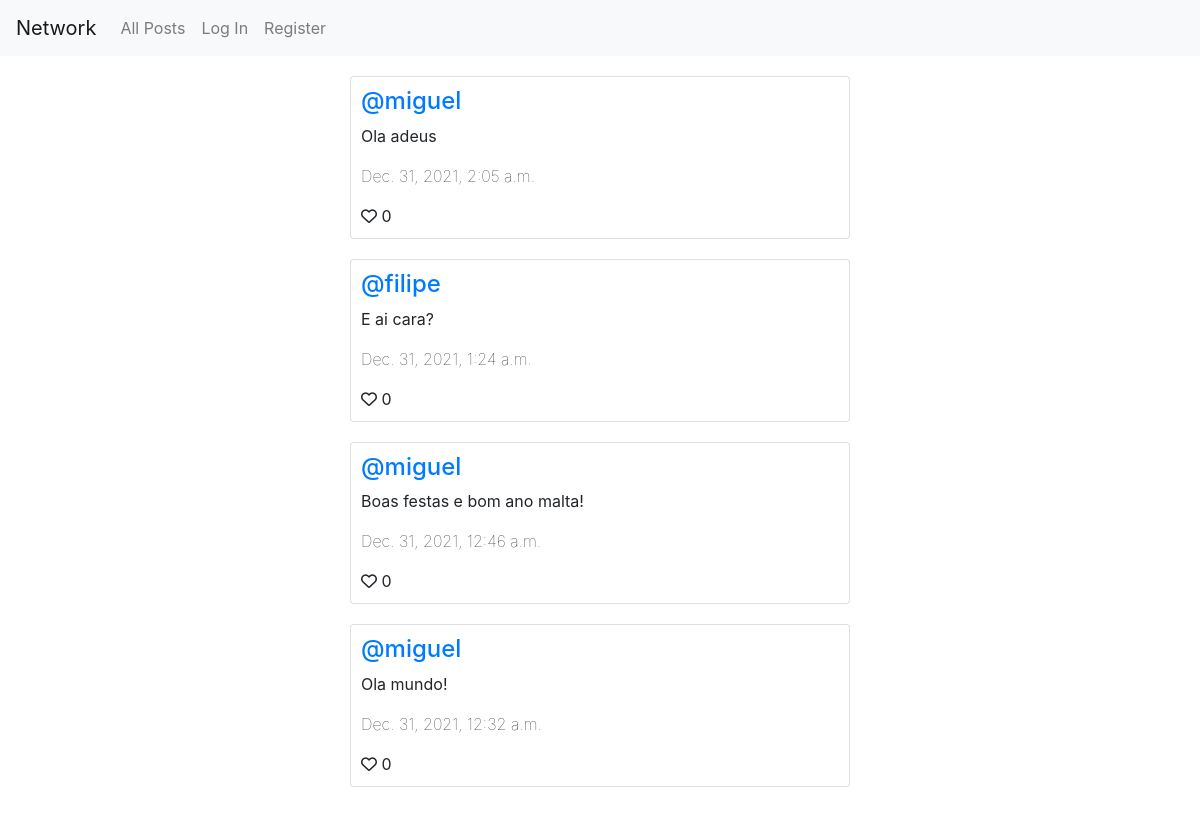
/1, run on an earlier commit of the app's database.
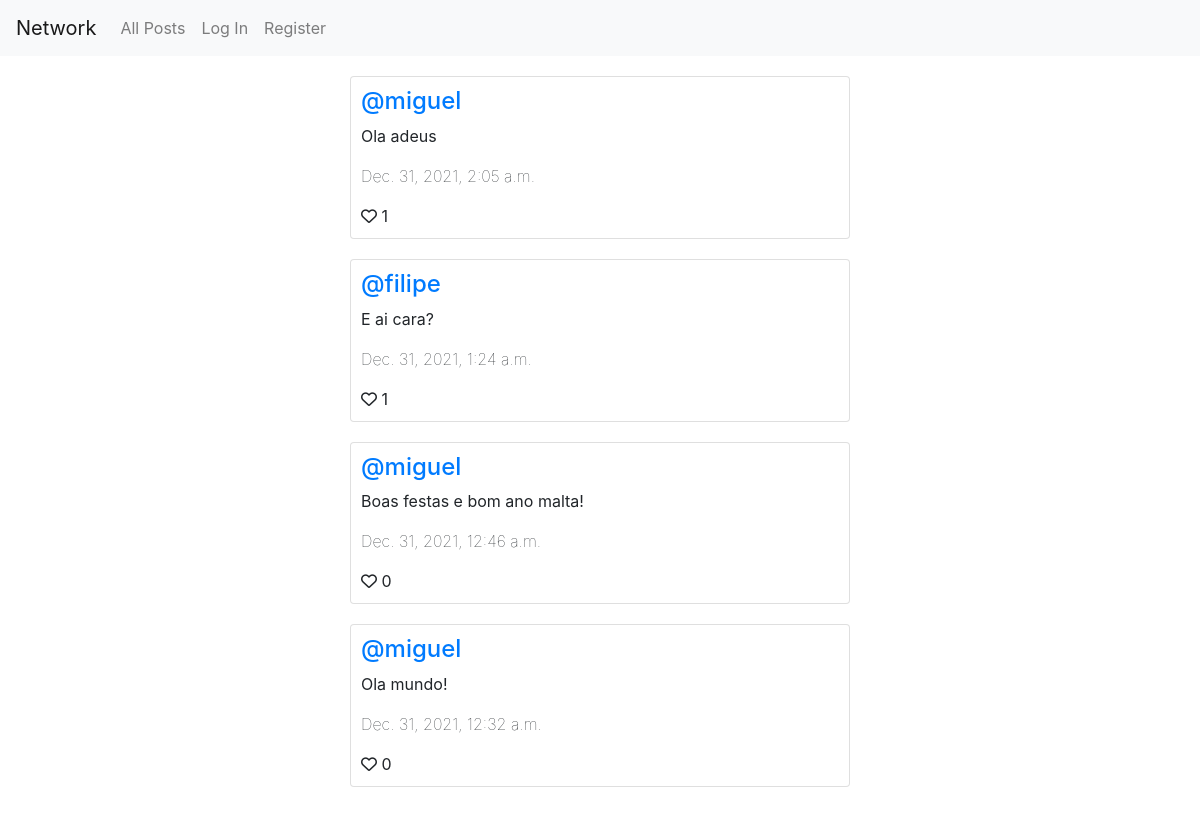
And on a later commit of the database.
### network/models.py (models this page shows)
class Post(models.Model):
    post = models.CharField(max_length=254)
    user = models.ForeignKey(User, on_delete=models.CASCADE)
    date = models.DateTimeField(auto_now_add=True, blank=True)
    likes = models.IntegerField(default=0)

class User(AbstractUser):
    pass

### network/views.py (the view, shortened to what this page needs)
# urls.py: path("", views.index, name="index"),
def index(request, page=0):
    if page == 0:
        return HttpResponseRedirect('/1')
    results = {}
    try:
        posts = Post.objects.filter().order_by('-date')
        p = Paginator(posts, 10)
        results["posts"] = p.page(page)
        results["posts_numpages"] = p.num_pages
        results["posts_currpage"] = page
    except:
        pass
    return render(request, "network/index.html", results)

### network/templates/network/index.html (shortened to what this page needs)
{% extends "network/layout.html" %}
{% block body %}
{% for item in posts %}
<div class="card" style="max-width: 500px; margin-right: auto; margin-left: auto; margin-top: 20px; padding: 10px;">
    <h4><a href="/user/{{item.user.username}}">@{{item.user.username}}</a></h4>
    <p id="postText{{item.id}}">{{item.post}}</p>
    <p style="font-weight: lighter;">{{item.date}}</p>
    <a style="display: inline-block;" onclick="return like({{item.id}})"><i id="iconLikes{{item.id}}" class="far fa-heart"></i> <span id="Likes{{item.id}}">{{item.likes}}</span></a>
</div>
{% endfor %}
{% endblock %}

### network/templates/network/layout.html (shortened to what this page needs)
{% load static %}
<!DOCTYPE html>
<html lang="en">
<head>
    <link rel="stylesheet" href="https://maxcdn.bootstrapcdn.com/bootstrap/4.0.0/css/bootstrap.min.css">
    <link href="{% static 'network/styles.css' %}" rel="stylesheet">
</head>
<body>
    <nav class="navbar navbar-expand-lg navbar-light bg-light">
        <a class="navbar-brand" href="{% url 'index' %}">Network</a>
        <div>
            <ul class="navbar-nav mr-auto">
                <li class="nav-item">
                    <a class="nav-link" href="{% url 'index' %}">All Posts</a>
                </li>
                {% if user.is_authenticated %}
                <li class="nav-item">
                    <a class="nav-link" href="{% url 'following' %}">Following</a>
                </li>
                <li class="nav-item">
                    <a class="nav-link" href="{% url 'logout' %}">Log Out</a>
                </li>
                {% else %}
                <li class="nav-item">
                    <a class="nav-link" href="{% url 'login' %}">Log In</a>
                </li>
                <li class="nav-item">
                    <a class="nav-link" href="{% url 'register' %}">Register</a>
                </li>
                {% endif %}
            </ul>
        </div>
    </nav>
    <div class="body">
        {% block body %}
        {% endblock %}
    </div>
</body>
</html>

What changed in the data, as far as the page shows it:
changed Post "Ola adeus": likes "0" → "1"
changed Post "E ai cara?": likes "0" → "1"
